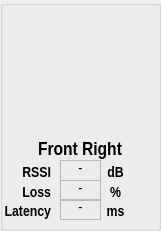
  <widget class="QGroupBox" name="Gr_FR">
   <property name="geometry">
    <rect>
     <x>570</x>
     <y>150</y>
     <width>161</width>
     <height>231</height>
    </rect>
   </property>
   <property name="title">
    <string/>
   </property>
   <widget class="QLabel" name="label_26">
    <property name="enabled">
     <bool>true</bool>
    </property>
    <property name="geometry">
     <rect>
      <x>60</x>
      <y>180</y>
      <width>41</width>
      <height>21</height>
     </rect>
    </property>
    <property name="sizePolicy">
     <sizepolicy hsizetype="Fixed" vsizetype="Fixed">
      <horstretch>0</horstretch>
      <verstretch>0</verstretch>
     </sizepolicy>
    </property>
    <property name="font">
     <font>
      <family>Arial Narrow</family>
      <pointsize>11</pointsize>
      <weight>50</weight>
      <bold>false</bold>
      <underline>false</underline>
      <strikeout>false</strikeout>
     </font>
    </property>
    <property name="frameShape">
     <enum>QFrame::StyledPanel</enum>
    </property>
    <property name="frameShadow">
     <enum>QFrame::Sunken</enum>
    </property>
    <property name="lineWidth">
     <number>1</number>
    </property>
    <property name="text">
     <string>-</string>
    </property>
    <property name="textFormat">
     <enum>Qt::AutoText</enum>
    </property>
    <property name="alignment">
     <set>Qt::AlignBottom|Qt::AlignHCenter</set>
    </property>
    <property name="textInteractionFlags">
     <set>Qt::NoTextInteraction</set>
    </property>
   </widget>
   <widget class="QLabel" name="label_27">
    <property name="enabled">
     <bool>true</bool>
    </property>
    <property name="geometry">
     <rect>
      <x>100</x>
      <y>181</y>
      <width>31</width>
      <height>20</height>
     </rect>
    </property>
    <property name="sizePolicy">
     <sizepolicy hsizetype="Fixed" vsizetype="Fixed">
      <horstretch>0</horstretch>
      <verstretch>0</verstretch>
     </sizepolicy>
    </property>
    <property name="font">
     <font>
      <family>Arial Narrow</family>
      <pointsize>11</pointsize>
      <weight>75</weight>
      <bold>true</bold>
     </font>
    </property>
    <property name="text">
     <string>%</string>
    </property>
    <property name="textFormat">
     <enum>Qt::AutoText</enum>
    </property>
    <property name="alignment">
     <set>Qt::AlignBottom|Qt::AlignHCenter</set>
    </property>
    <property name="textInteractionFlags">
     <set>Qt::NoTextInteraction</set>
    </property>
   </widget>
   <widget class="QLabel" name="label_28">
    <property name="enabled">
     <bool>true</bool>
    </property>
    <property name="geometry">
     <rect>
      <x>30</x>
      <y>139</y>
      <width>100</width>
      <height>20</height>
     </rect>
    </property>
    <property name="sizePolicy">
     <sizepolicy hsizetype="Fixed" vsizetype="Fixed">
      <horstretch>0</horstretch>
      <verstretch>0</verstretch>
     </sizepolicy>
    </property>
    <property name="font">
     <font>
      <family>Arial Narrow</family>
      <pointsize>14</pointsize>
      <weight>75</weight>
      <bold>true</bold>
     </font>
    </property>
    <property name="text">
     <string>Front Right</string>
    </property>
    <property name="textFormat">
     <enum>Qt::AutoText</enum>
    </property>
    <property name="alignment">
     <set>Qt::AlignBottom|Qt::AlignHCenter</set>
    </property>
    <property name="textInteractionFlags">
     <set>Qt::NoTextInteraction</set>
    </property>
   </widget>
   <widget class="QLabel" name="label_29">
    <property name="enabled">
     <bool>true</bool>
    </property>
    <property name="geometry">
     <rect>
      <x>60</x>
      <y>160</y>
      <width>41</width>
      <height>21</height>
     </rect>
    </property>
    <property name="sizePolicy">
     <sizepolicy hsizetype="Fixed" vsizetype="Fixed">
      <horstretch>0</horstretch>
      <verstretch>0</verstretch>
     </sizepolicy>
    </property>
    <property name="font">
     <font>
      <family>Arial Narrow</family>
      <pointsize>11</pointsize>
      <weight>50</weight>
      <bold>false</bold>
      <underline>false</underline>
      <strikeout>false</strikeout>
     </font>
    </property>
    <property name="frameShape">
     <enum>QFrame::StyledPanel</enum>
    </property>
    <property name="frameShadow">
     <enum>QFrame::Sunken</enum>
    </property>
    <property name="lineWidth">
     <number>1</number>
    </property>
    <property name="text">
     <string>-</string>
    </property>
    <property name="textFormat">
     <enum>Qt::AutoText</enum>
    </property>
    <property name="alignment">
     <set>Qt::AlignBottom|Qt::AlignHCenter</set>
    </property>
    <property name="textInteractionFlags">
     <set>Qt::NoTextInteraction</set>
    </property>
   </widget>
   <widget class="QLabel" name="label_30">
    <property name="enabled">
     <bool>true</bool>
    </property>
    <property name="geometry">
     <rect>
      <x>0</x>
      <y>180</y>
      <width>51</width>
      <height>21</height>
     </rect>
    </property>
    <property name="sizePolicy">
     <sizepolicy hsizetype="Fixed" vsizetype="Fixed">
      <horstretch>0</horstretch>
      <verstretch>0</verstretch>
     </sizepolicy>
    </property>
    <property name="font">
     <font>
      <family>Arial Narrow</family>
      <pointsize>11</pointsize>
      <weight>75</weight>
      <bold>true</bold>
     </font>
    </property>
    <property name="text">
     <string>Loss</string>
    </property>
    <property name="textFormat">
     <enum>Qt::AutoText</enum>
    </property>
    <property name="alignment">
     <set>Qt::AlignBottom|Qt::AlignRight|Qt::AlignTrailing</set>
    </property>
    <property name="textInteractionFlags">
     <set>Qt::NoTextInteraction</set>
    </property>
   </widget>
   <widget class="QLabel" name="Woofer_4">
    <property name="enabled">
     <bool>true</bool>
    </property>
    <property name="geometry">
     <rect>
      <x>50</x>
      <y>39</y>
      <width>61</width>
      <height>101</height>
     </rect>
    </property>
    <property name="sizePolicy">
     <sizepolicy hsizetype="Fixed" vsizetype="Fixed">
      <horstretch>0</horstretch>
      <verstretch>0</verstretch>
     </sizepolicy>
    </property>
    <property name="textFormat">
     <enum>Qt::AutoText</enum>
    </property>
    <property name="pixmap">
     <pixmap resource="resource/resource.qrc">:/Image/WK7VI_Cut.jpg</pixmap>
    </property>
    <property name="scaledContents">
     <bool>true</bool>
    </property>
    <property name="wordWrap">
     <bool>false</bool>
    </property>
    <property name="textInteractionFlags">
     <set>Qt::NoTextInteraction</set>
    </property>
   </widget>
   <widget class="QLabel" name="label_31">
    <property name="enabled">
     <bool>true</bool>
    </property>
    <property name="geometry">
     <rect>
      <x>60</x>
      <y>9</y>
      <width>41</width>
      <height>31</height>
     </rect>
    </property>
    <property name="sizePolicy">
     <sizepolicy hsizetype="Fixed" vsizetype="Fixed">
      <horstretch>0</horstretch>
      <verstretch>0</verstretch>
     </sizepolicy>
    </property>
    <property name="text">
     <string/>
    </property>
    <property name="pixmap">
     <pixmap resource="resource/resource.qrc">:/Image/WirelessMark.jpg</pixmap>
    </property>
    <property name="scaledContents">
     <bool>true</bool>
    </property>
   </widget>
   <widget class="QLabel" name="label_32">
    <property name="enabled">
     <bool>true</bool>
    </property>
    <property name="geometry">
     <rect>
      <x>100</x>
      <y>160</y>
      <width>31</width>
      <height>21</height>
     </rect>
    </property>
    <property name="sizePolicy">
     <sizepolicy hsizetype="Fixed" vsizetype="Fixed">
      <horstretch>0</horstretch>
      <verstretch>0</verstretch>
     </sizepolicy>
    </property>
    <property name="font">
     <font>
      <family>Arial Narrow</family>
      <pointsize>11</pointsize>
      <weight>75</weight>
      <bold>true</bold>
     </font>
    </property>
    <property name="text">
     <string>dB</string>
    </property>
    <property name="textFormat">
     <enum>Qt::AutoText</enum>
    </property>
    <property name="alignment">
     <set>Qt::AlignBottom|Qt::AlignHCenter</set>
    </property>
    <property name="textInteractionFlags">
     <set>Qt::NoTextInteraction</set>
    </property>
   </widget>
   <widget class="QLabel" name="label_33">
    <property name="enabled">
     <bool>true</bool>
    </property>
    <property name="geometry">
     <rect>
      <x>0</x>
      <y>160</y>
      <width>51</width>
      <height>21</height>
     </rect>
    </property>
    <property name="sizePolicy">
     <sizepolicy hsizetype="Fixed" vsizetype="Fixed">
      <horstretch>0</horstretch>
      <verstretch>0</verstretch>
     </sizepolicy>
    </property>
    <property name="font">
     <font>
      <family>Arial Narrow</family>
      <pointsize>11</pointsize>
      <weight>75</weight>
      <bold>true</bold>
     </font>
    </property>
    <property name="text">
     <string>RSSI</string>
    </property>
    <property name="textFormat">
     <enum>Qt::AutoText</enum>
    </property>
    <property name="alignment">
     <set>Qt::AlignBottom|Qt::AlignRight|Qt::AlignTrailing</set>
    </property>
    <property name="textInteractionFlags">
     <set>Qt::NoTextInteraction</set>
    </property>
   </widget>
   <widget class="QLabel" name="label_47">
    <property name="enabled">
     <bool>true</bool>
    </property>
    <property name="geometry">
     <rect>
      <x>100</x>
      <y>200</y>
      <width>31</width>
      <height>20</height>
     </rect>
    </property>
    <property name="sizePolicy">
     <sizepolicy hsizetype="Fixed" vsizetype="Fixed">
      <horstretch>0</horstretch>
      <verstretch>0</verstretch>
     </sizepolicy>
    </property>
    <property name="font">
     <font>
      <family>Arial Narrow</family>
      <pointsize>11</pointsize>
      <weight>75</weight>
      <bold>true</bold>
     </font>
    </property>
    <property name="text">
     <string>ms</string>
    </property>
    <property name="textFormat">
     <enum>Qt::AutoText</enum>
    </property>
    <property name="alignment">
     <set>Qt::AlignBottom|Qt::AlignHCenter</set>
    </property>
    <property name="textInteractionFlags">
     <set>Qt::NoTextInteraction</set>
    </property>
   </widget>
   <widget class="QLabel" name="label_48">
    <property name="enabled">
     <bool>true</bool>
    </property>
    <property name="geometry">
     <rect>
      <x>0</x>
      <y>199</y>
      <width>51</width>
      <height>21</height>
     </rect>
    </property>
    <property name="sizePolicy">
     <sizepolicy hsizetype="Fixed" vsizetype="Fixed">
      <horstretch>0</horstretch>
      <verstretch>0</verstretch>
     </sizepolicy>
    </property>
    <property name="font">
     <font>
      <family>Arial Narrow</family>
      <pointsize>11</pointsize>
      <weight>75</weight>
      <bold>true</bold>
     </font>
    </property>
    <property name="text">
     <string>Latency</string>
    </property>
    <property name="textFormat">
     <enum>Qt::AutoText</enum>
    </property>
    <property name="alignment">
     <set>Qt::AlignBottom|Qt::AlignRight|Qt::AlignTrailing</set>
    </property>
    <property name="textInteractionFlags">
     <set>Qt::NoTextInteraction</set>
    </property>
   </widget>
   <widget class="QLabel" name="label_49">
    <property name="enabled">
     <bool>true</bool>
    </property>
    <property name="geometry">
     <rect>
      <x>60</x>
      <y>199</y>
      <width>41</width>
      <height>21</height>
     </rect>
    </property>
    <property name="sizePolicy">
     <sizepolicy hsizetype="Fixed" vsizetype="Fixed">
      <horstretch>0</horstretch>
      <verstretch>0</verstretch>
     </sizepolicy>
    </property>
    <property name="font">
     <font>
      <family>Arial Narrow</family>
      <pointsize>11</pointsize>
      <weight>50</weight>
      <bold>false</bold>
      <underline>false</underline>
      <strikeout>false</strikeout>
     </font>
    </property>
    <property name="frameShape">
     <enum>QFrame::StyledPanel</enum>
    </property>
    <property name="frameShadow">
     <enum>QFrame::Sunken</enum>
    </property>
    <property name="lineWidth">
     <number>1</number>
    </property>
    <property name="text">
     <string>-</string>
    </property>
    <property name="textFormat">
     <enum>Qt::AutoText</enum>
    </property>
    <property name="alignment">
     <set>Qt::AlignBottom|Qt::AlignHCenter</set>
    </property>
    <property name="textInteractionFlags">
     <set>Qt::NoTextInteraction</set>
    </property>
   </widget>
  </widget>
